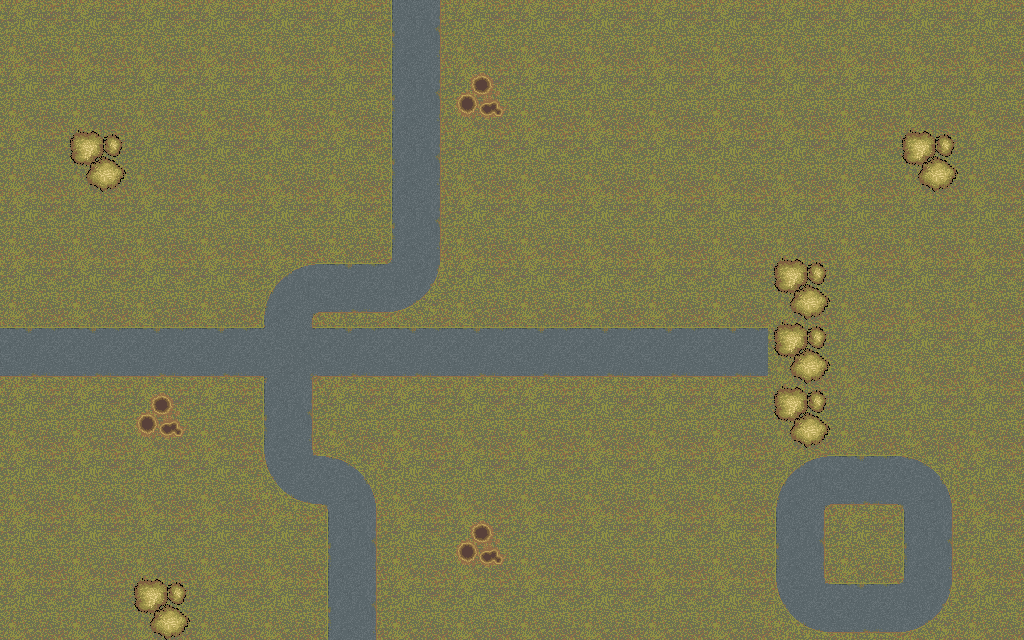

Below is a game level as drawn by its tile map, then a one-line description and the .tmx file that defines it, in full:
An orthogonal 16x10 tile map with 64x64 px tiles, 1 tile layer (Ground), 4 hidden layers not drawn, 4 tilesets.

<map version="1.10" tiledversion="1.10.2" orientation="orthogonal" renderorder="right-down" width="16" height="10" tilewidth="64" tileheight="64" infinite="0" nextlayerid="6" nextobjectid="1">
 <tileset firstgid="1" name="ground" tilewidth="64" tileheight="64" tilecount="256" columns="16">
  <image source="../images/background/ground.png" width="1024" height="1024" />
 </tileset>
 <tileset firstgid="257" name="walls" tilewidth="64" tileheight="64" tilecount="256" columns="16">
  <image source="../images/background/walls.png" width="1024" height="1024" />
 </tileset>
 <tileset firstgid="513" name="units" tilewidth="64" tileheight="64" tilecount="256" columns="16">
  <image source="../images/units/units.png" width="1024" height="1024" />
 </tileset>
 <tileset firstgid="769" name="explosions" tilewidth="64" tileheight="64" tilecount="1024" columns="32">
  <image source="../images/explosions/explosions.png" width="2048" height="2048" />
 </tileset>
 <layer id="5" name="Ground" width="16" height="10">
  <data encoding="csv">
27,27,27,27,27,27,44,27,27,27,27,27,27,27,27,27,
27,27,27,27,27,27,44,28,27,27,27,27,27,27,27,27,
27,29,27,27,27,27,44,27,27,27,27,27,27,27,29,27,
27,27,27,27,27,27,44,27,27,27,27,27,27,27,27,27,
27,27,27,27,76,45,78,27,27,27,27,27,29,27,27,27,
45,45,45,45,46,45,45,45,45,45,45,45,29,27,27,27,
27,27,28,27,44,27,27,27,27,27,27,27,29,27,27,27,
27,27,27,27,77,75,27,27,27,27,27,27,76,45,75,27,
27,27,27,27,27,44,27,28,27,27,27,27,44,27,44,27,
27,27,29,27,27,44,27,27,27,27,27,27,77,45,78,27
</data>
 </layer>
 <layer id="4" name="Walls" width="16" height="10" visible="0">
  <data encoding="csv">
0,0,275,0,0,0,0,0,0,0,0,0,0,275,0,0,
289,289,308,0,0,0,0,0,0,306,274,305,0,275,0,0,
0,0,0,0,0,0,0,0,0,290,0,290,0,275,0,0,
0,0,0,0,0,0,0,0,0,307,274,308,0,275,0,0,
0,0,0,0,0,0,0,0,0,0,0,0,0,275,0,0,
0,0,0,0,0,0,0,0,0,0,0,0,0,275,0,0,
0,0,0,0,0,0,0,0,0,0,306,291,0,307,291,291,
0,0,0,0,0,0,0,0,0,0,290,0,0,0,0,0,
0,0,0,0,0,0,0,0,0,0,290,0,0,0,0,0,
0,0,0,0,0,0,0,0,0,0,290,0,0,0,0,0
</data>
 </layer>
 <layer id="3" name="Tower" width="16" height="10" visible="0">
  <data encoding="csv">
0,529,0,0,0,0,0,0,0,0,0,0,0,0,0,0,
0,0,0,0,0,0,0,0,0,0,0,0,0,0,529,0,
0,0,0,0,0,0,0,0,0,0,529,0,0,0,0,0,
0,0,0,0,0,0,0,0,0,0,0,0,0,0,0,0,
0,0,0,0,0,0,0,0,0,0,0,0,0,0,0,0,
0,0,0,0,0,0,0,0,0,0,0,0,0,0,0,0,
0,0,0,0,0,0,0,0,0,0,0,0,0,0,0,0,
0,0,0,0,0,0,0,0,0,0,0,0,0,0,0,0,
0,0,0,0,0,0,0,0,0,0,0,0,0,529,0,0,
0,0,0,0,0,0,0,0,0,0,0,0,0,0,0,0
</data>
 </layer>
 <layer id="1" name="Tank" width="16" height="10" visible="0">
  <data encoding="csv">
0,0,0,0,0,0,0,0,0,0,0,0,0,0,0,0,
0,0,0,0,0,0,0,0,0,0,0,0,0,0,0,0,
0,0,0,0,0,0,0,0,0,0,0,0,0,0,0,0,
0,0,0,0,0,0,0,0,0,0,0,0,0,0,0,0,
0,0,0,0,0,0,0,0,0,0,0,0,0,0,0,0,
0,0,0,0,0,0,0,0,0,0,0,0,0,0,0,0,
0,0,0,0,0,0,0,0,0,0,0,0,0,0,0,0,
0,0,0,0,0,0,0,0,0,0,0,0,0,0,0,0,
0,0,0,0,0,0,0,0,0,0,0,0,0,0,0,0,
0,0,0,0,0,516,0,0,0,0,0,0,0,0,0,0
</data>
 </layer>
 <layer id="2" name="Explosions" width="16" height="10" visible="0">
  <data encoding="csv">
0,0,0,0,0,0,0,0,0,0,0,0,0,0,0,0,
0,0,0,0,0,0,0,0,0,0,0,0,0,0,0,0,
0,0,0,0,0,0,0,0,0,0,0,0,0,0,0,0,
0,0,0,0,0,0,0,0,0,0,0,0,0,0,0,0,
0,0,0,0,0,0,0,0,0,0,0,0,0,0,0,0,
0,0,0,0,0,0,0,0,0,0,0,0,0,0,0,0,
0,0,0,0,0,0,0,0,0,0,0,0,0,0,0,0,
0,0,0,0,0,0,0,0,0,0,0,0,0,0,0,0,
0,0,0,0,0,0,0,0,0,0,0,0,0,0,0,0,
0,0,0,0,0,0,0,0,0,0,0,0,0,0,0,0
</data>
 </layer>
</map>
